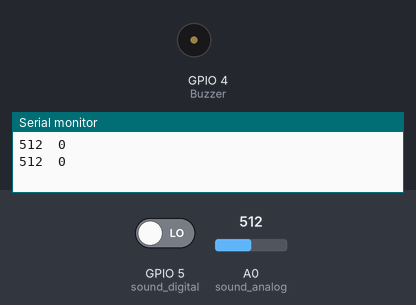
Simulated run of this sketch. Board: ESP8266 (NodeMCU). Parts: buzzer (waves = sounding, pin HIGH), the last lines printed to the serial monitor. The test bench sets the inputs (shaded band); at power-on: GPIO 5 (sound_digital) LOW, A0 (sound_analog) = 512. WiFi joins after 1.5 s; servers stay silent unless stated.

Above: at 3.0 s.
3.1 s: GPIO 5 (sound_digital) driven HIGH
At 4.5 s:
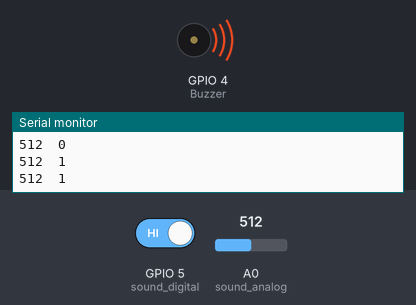
4.8 s: GPIO 5 (sound_digital) driven LOW
At 6.1 s:
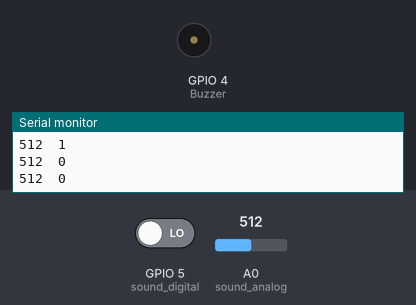
Timing chart, 0 to 7.8 s (numbered marks = the images above; inputs shaded):
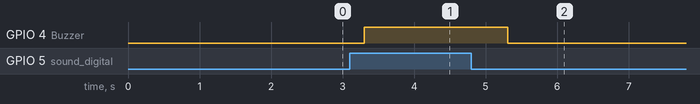

The sketch:

12.Sensor_Microphone.ino
```cpp
#define BLYNK_PRINT Serial

#define BLYNK_AUTH_TOKEN            "oRP17_S_QER-8ZwKHleG1ltf-5W5KHIY"

#include <ESP8266WiFi.h>
#include <BlynkSimpleEsp8266.h>

#define sound_digital 5
#define sound_analog A0
#define Buzzer 4

char ssid[] = "Tukang Ngoding";
char pass[] = "kodingeverywhere";

WidgetLED led3(V3);

BlynkTimer timer;

void Microphone () {
  int val_digital = digitalRead(sound_digital);
  int val_analog = analogRead(sound_analog);


  Serial.print(val_analog);
  Serial.print("\t");
  Serial.println(val_digital);

  if (val_digital == HIGH)  {
    Blynk.virtualWrite(V5,"Suara Terdeteksi");
    led3.on();
    digitalWrite (Buzzer, HIGH);
    delay(1000);
  }
  else  {
    Blynk.virtualWrite(V5,"Suara Tidak Terdeteksi");
    led3.off();
    digitalWrite (Buzzer, LOW);
  }
}

void setup() {
  Serial.begin(115200);
  pinMode(Buzzer, OUTPUT);
  pinMode(sound_digital, INPUT);
  Blynk.begin(BLYNK_AUTH_TOKEN, ssid, pass, "blynk.cloud", 80);
  timer.setInterval(500L, Microphone);
}

void loop() {
  Blynk.run();
  timer.run();
}
```

Measured:
- after the input at 3.1 s, GPIO 4 (Buzzer): LOW → HIGH after 0.20 s
- after the input at 4.8 s, GPIO 4 (Buzzer): HIGH → LOW after 0.51 s
